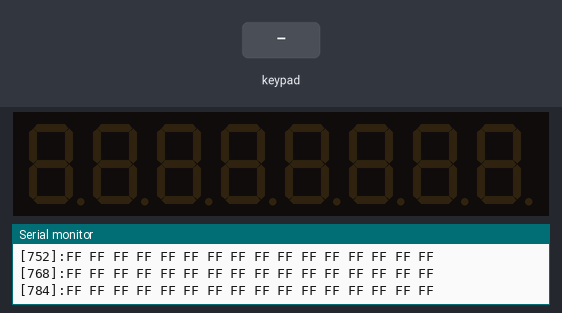
This sketch was run on a simulated Arduino Uno, built with avr-gcc and run on an emulated ATmega328P. On the bench: 8-digit seven-segment display, the last lines printed to the serial monitor. Wiring (inferred from the names in the program): TM1638 display and keys: STB pin 4; clock pin 3; DIO pin 2. The test bench sets the inputs (shaded band).

Above: at 1.7 s.
1.8 s: key '8' pressed
At 2.17 s:
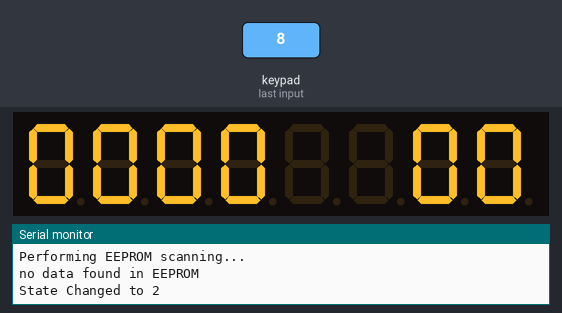
3.4 s: key '1' pressed
At 4.17 s:
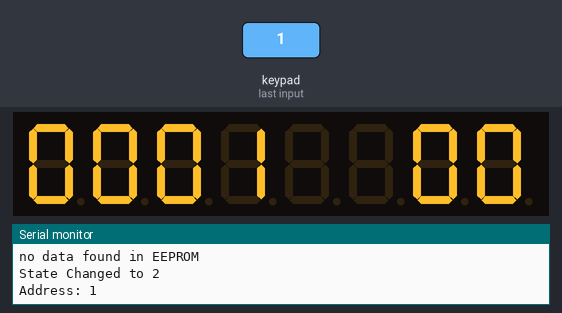
4.9 s: keypad keys 7 6 5 4 pressed 0.686 s apart
At 5.17 s:
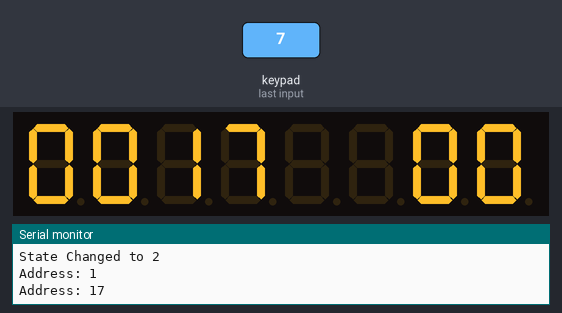
Timing chart, 0 to 7.9 s (numbered marks = the images above; inputs shaded):
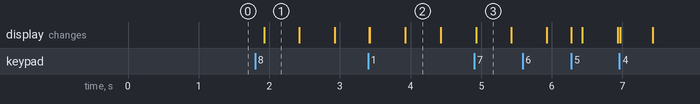

The sketch:

lab17-checkpoint2.ino
```cpp
#include "my_EEPROM.h"
#include <Keypad_I2C.h>
#include <Keypad.h>
#include <Wire.h>

#define I2CADDR 0x20

const byte ROWS = 4;
const byte COLS = 4;
char hexaKeys[ROWS][COLS] = { // Keypad mapping
  {'1', '2', '3', 'A'},
  {'4', '5', '6', 'B'},
  {'7', '8', '9', 'C'},
  {'E', '0', 'F', 'D'},
};
byte rowPins[ROWS] = {7, 6, 5, 4};
byte colPins[COLS] = {3, 2, 1, 0};

Keypad_I2C keypad(makeKeymap(hexaKeys), rowPins, colPins, ROWS, COLS, I2CADDR);

// TM1638 Pins
const int strobe = 4;
const int clock = 3;
const int data = 2;

// Button Masks (S1 = 0x01, S8 = 0x80)
const uint8_t SW1_MASK = 0x01;
const uint8_t SW8_MASK = 0x80;

uint8_t lastButtons = 0;

// 7-Segment Font Table (0-9, A-F)
const uint8_t digitFont[16] = {
  0x3F, 0x06, 0x5B, 0x4F, 0x66, 0x6D, 0x7D, 0x07,
  0x7F, 0x6F, 0x77, 0x7C, 0x39, 0x5E, 0x79, 0x71
};

// State Machine
enum stateType {ST1, ST2, ST3, ST4, ST5};
stateType currentState = ST1;

uint16_t input_address = 0;
uint8_t data_input = 0;

// Blinking Engine (Non-blocking)
unsigned long lastBlinkTime = 0;
bool blinkState = true;
const unsigned long BLINK_INTERVAL = 500; // ms

// Function Declarations
int scan_EEPROM(void);
void sendCommand(uint8_t value);
void reset(void);
uint8_t readTM1638_Buttons(void);

void updateDisplay(uint8_t digits[8]);
void handleBlink(void);
void handleButtons(void);
void renderDisplay(void);
void receive_address(void);
void receive_data(void);
void I2C_bus_scan(void);

void setup() {
  pinMode(strobe, OUTPUT);     // ตั้งค่าขาควบคุมของ TM1638 ให้เป็น OUTPUT
  pinMode(clock, OUTPUT);
  pinMode(data, OUTPUT);
  sendCommand(0x8F);           // เปิดการทำงานหน้าจอแสดงผล (ความสว่างสูงสุด)

  Wire.begin();                // เริ่มใช้งานมอดูล TWI
  keypad.begin();              // เริ่มต้นการใช้ keypad i2c
  Serial.begin(38400);         // ตั้งค่า Serial montior
  I2C_bus_scan();              // สแกนค่าต้ำแหน่ง
  currentState = ST1;          // State Reset เริ่มที่ ST1
  reset();                     // reset จอ TM1638
}

void loop() {
  handleBlink();              // จัดการ Blink เมื่อตั้งค่า
  handleButtons();            // จัดการกดปุ่ม
  switch (currentState) {     // ควบคุม output ของ state
    case ST1:
      // รอกดปุ่ม (หน้าจอดับ) break;
    case ST2:
      display_all_data_in_EEPROM(); scan_EEPROM();
      currentState = ST1; break;
    case ST3:
      receive_address();  break;
    case ST4:
      receive_data();     break;
    case ST5:
      Serial.print("Writing 0x");
      if (data_input < 0x10) Serial.print("0");
      Serial.print(data_input, HEX);
      Serial.print(" to EEPROM Address: ");
      Serial.println(input_address);
      EEPROM_Erase_and_Write1B(input_address, data_input);
      data_input = 0;
      input_address = 0;
      currentState = ST1;
      break;
  }
  renderDisplay();
}

void handleBlink() {
  unsigned long currentMillis = millis();
  if (currentMillis - lastBlinkTime >= BLINK_INTERVAL) {
    lastBlinkTime = currentMillis;
    blinkState = !blinkState;
  }
}

void renderDisplay() {
  uint8_t digits[8] = {0, 0, 0, 0, 0, 0, 0, 0};
  switch (currentState) {
    case ST1:
    case ST2:
    case ST5:
      // ดับ 7-segment ทั้ง 8 หลัก
      break;
    case ST3:
      // 4 หลักซ้ายกระพริบ แสดงเลข Address ฐาน 10 (4 หลัก)
      if (blinkState) {
        digits[0] = digitFont[(input_address / 1000) % 10];
        digits[1] = digitFont[(input_address / 100) % 10];
        digits[2] = digitFont[(input_address / 10) % 10];
        digits[3] = digitFont[input_address % 10];
      }
      digits[6] = digitFont[(data_input >> 4) & 0x0F];
      digits[7] = digitFont[data_input & 0x0F];
      break;
    case ST4:
      // 4 หลักซ้ายติดค้าง แสดง Address
      digits[0] = digitFont[(input_address / 1000) % 10];
      digits[1] = digitFont[(input_address / 100) % 10];
      digits[2] = digitFont[(input_address / 10) % 10];
      digits[3] = digitFont[input_address % 10];

      // 2 หลักขวาสุด (ตำแหน่ง 6 และ 7) กระพริบ แสดง Data ฐาน 16 (2 หลัก)
      if (blinkState) {
        digits[6] = digitFont[(data_input >> 4) & 0x0F];
        digits[7] = digitFont[data_input & 0x0F];
      }
      break;
  }
  updateDisplay(digits);
}


void handleButtons() {  // ควบคุมการเปลี่ยน State
  uint8_t currentButtons = readTM1638_Buttons();
  uint8_t pressed = currentButtons & (~lastButtons); // Edge Detection (กดครั้งแรก)
  lastButtons = currentButtons;
  if (pressed == 0) return;
  bool s1_pressed = (pressed & SW1_MASK);
  bool s8_pressed = (pressed & SW8_MASK);
  if (s1_pressed) {
    switch (currentState) {
      case ST1:
        currentState = ST2; break;
      case ST4:
        currentState = ST5; break;
      default: break;
    }
  }
  if (s8_pressed) {
    switch (currentState) {
      case ST1:
        currentState = ST3;
        input_address = 0; break;
      case ST3:
        currentState = ST4; break;
      case ST4:
        currentState = ST3; break;
      default:
        break;
    }
  }
  Serial.print("State Changed to ");
  Serial.println(currentState);
}

void receive_address() {
  char key = keypad.getKey();
  if (key != NO_KEY) {
    // รับเฉพาะเลข 0-9
    if (key >= '0' && key <= '9') {
      input_address = (input_address * 10 + (key - '0')) % 10000;
      Serial.print("Address: ");
      Serial.println(input_address);
    }
  }
}

void receive_data() {
  char key = keypad.getKey();
  if (key != NO_KEY) {
    int8_t hexVal = -1;

    if (key >= '0' && key <= '9') {
      hexVal = key - '0';
    } else if (key >= 'A' && key <= 'F') {
      hexVal = key - 'A' + 10;
    }

    if (hexVal >= 0) {
      // เลื่อนฐาน 16 (Hex Shift 4 บิต) เพื่อรับ 2 หลัก
      data_input = ((data_input << 4) | (uint8_t)hexVal) & 0xFF;
      Serial.print("Data: 0x");
      if (data_input < 0x10)  // helper ช่วยพิม 0
        Serial.print("0");
      Serial.println(data_input, HEX);
    }
  }
}

int scan_EEPROM(void)
{
  int i, number_data_found = 0;
  uint8_t d;

  Serial.println("Performing EEPROM scanning...");
  for(i=0; i<1024; i++)
  {
    d = EEPROM_read1byte(i);
    if (d != 0xFF)
    {
      number_data_found++;
      if (d < 0x10) Serial.print("0");
      Serial.print(d, HEX);
      Serial.print(" is found in EEPROM location[");
      Serial.print(i);
      Serial.println("]");
    }
  }

  if (number_data_found > 1)
    Serial.println("More than one data are found in EEPROM");
  else if(number_data_found == 0)
    Serial.println("no data found in EEPROM");

  return number_data_found;
}


//
// TM1638 Hardware Low-Level Functions
//

void updateDisplay(uint8_t digits[8]) {
  sendCommand(0x40); // Set auto-increment mode
  digitalWrite(strobe, LOW);
  shiftOut(data, clock, LSBFIRST, 0xC0);
  for (uint8_t i = 0; i < 8; i++) {
    shiftOut(data, clock, LSBFIRST, digits[i]); // 7-Segment digit
    shiftOut(data, clock, LSBFIRST, 0x00);      // Discrete LED (OFF)
  }
  digitalWrite(strobe, HIGH);
}

void sendCommand(uint8_t value) {
  digitalWrite(strobe, LOW);
  shiftOut(data, clock, LSBFIRST, value);
  digitalWrite(strobe, HIGH);
}

void reset() {
  sendCommand(0x40); // Set auto increment mode
  digitalWrite(strobe, LOW);
  shiftOut(data, clock, LSBFIRST, 0xC0); // Starting address 0
  for (uint8_t i = 0; i < 16; i++) {
    shiftOut(data, clock, LSBFIRST, 0x00);
  }
  digitalWrite(strobe, HIGH);
}

uint8_t readTM1638_Buttons(void) {
  uint8_t buttons = 0;
  digitalWrite(strobe, LOW);
  shiftOut(data, clock, LSBFIRST, 0x42);

  pinMode(data, INPUT);
  for (uint8_t i = 0; i < 4; i++) {
    uint8_t v = shiftIn(data, clock, LSBFIRST) << i;
    buttons |= v;
  }
  pinMode(data, OUTPUT);
  digitalWrite(strobe, HIGH);
  return buttons;
}

//
// I2C Bus Scan
//
void I2C_bus_scan(void) {
  Serial.println();
  Serial.println("I2C scanner. Scanning ...");
  byte count = 0;

  for (byte i = 8; i < 120; i++) {
    Wire.beginTransmission(i);
    if (Wire.endTransmission() == 0) {
      Serial.print("Found address: ");
      Serial.print(i, DEC);
      Serial.print(" (0x");
      Serial.print(i, HEX);
      Serial.println(")");
      count++;
      delay(1);
    }
  }
  Serial.print("Found ");
  Serial.print(count, DEC);
  Serial.println(" device(s).");
}
```

my_EEPROM.h
```cpp
//คำอธิบาย ฟังก์ชันนี้รับค่าพารามิเตอร์ 2 ค่า คือ ตำแหน่งหน่วยความจำที่ต้องการเขียนและค่าที่ต้องการเขียน
void EEPROM_Erase_and_Write1B(uint16_t addr, uint8_t data)
{
  while(EECR & (1<<EEPE)) ; //วนซ้ำจนกว่าบิต EEPE จะเปลี่ยนเป็นตรรกะต่ำ
  EECR = 0x00;      //mode erase and write
  EEAR = addr;      //คัดลอกพารามิเตอร์รับเข้า addr สู่เรจิสเตอร์ EEAR
  EEDR = data;      //คัดลอกพารามิเตอร์รับเข้า data สู่เรจิสเตอร์ EEDR
  char backupSREG;    //ตัวแปรสำหรับเก็บค่าสถานะของเรจิสเตอร์ตัวบ่งชี้
  backupSREG = SREG;    //คัดลอกค่าในเรจิสเตอร์ตัวบ่งชี้ใส่ในตัวแปรที่ตั้งไว้
  cli();        //ปิดทางการขัดจังหวะส่วนกลางของตัวประมวลผล
  EECR |= (1<<EEMPE);   //สั่งให้บิต EEMPE ใน EECR เป็นตรรกะสูง
  EECR |= (1<<EEPE);    //สั่งให้บิต EEPE ใน EECR เป็นตรรกะสูง
  SREG = backupSREG;    //คืนค่าเรจิสเตอร์ตัวบ่งชี้กลับสู่สถานะเดิม
}


void EEPROM_Erase_only(uint16_t addr)
{
  while(EECR & (1<<EEPE)) ; //วนซ้ำจนกว่าบิต EEPE จะเปลี่ยนเป็นตรรกะต่ำ
  EECR = 0b01 << EEPM0;   //ลบอย่างเดียว
  EEAR = addr;      //คัดลอกพารามิเตอร์รับเข้า addr สู่เรจิสเตอร์ EEAR
  EEDR = 0xFF;      //คัดลอกพารามิเตอร์รับเข้า data สู่เรจิสเตอร์ EEDR
  char backupSREG;    //ตัวแปรสำหรับเก็บค่าสถานะของเรจิสเตอร์ตัวบ่งชี้
  backupSREG = SREG;    //คัดลอกค่าในเรจิสเตอร์ตัวบ่งชี้ใส่ในตัวแปรที่ตั้งไว้
  cli();        //ปิดทางการขัดจังหวะส่วนกลางของตัวประมวลผล
  EECR |= (1<<EEMPE);   //สั่งให้บิต EEMPE ใน EECR เป็นตรรกะสูง
  EECR |= (1<<EEPE);    //สั่งให้บิต EEPE ใน EECR เป็นตรรกะสูง
  SREG = backupSREG;    //คืนค่าเรจิสเตอร์ตัวบ่งชี้กลับสู่สถานะเดิม
}


void EEPROM_Write_to_Empty_location(uint16_t addr, uint8_t data)
{
  while(EECR & (1<<EEPE)) ; //วนซ้ำจนกว่าบิต EEPE จะเปลี่ยนเป็นตรรกะต่ำ
  EECR = 0b10 << EEPM0;    //เขียนบนตำแหน่งที่ลบเสร็จแล้วก่อนหน้านี้
  EEAR = addr;      //คัดลอกพารามิเตอร์รับเข้า addr สู่เรจิสเตอร์ EEAR
  EEDR = data;      //คัดลอกพารามิเตอร์รับเข้า data สู่เรจิสเตอร์ EEDR
  char backupSREG;    //ตัวแปรสำหรับเก็บค่าสถานะของเรจิสเตอร์ตัวบ่งชี้
  backupSREG = SREG;    //คัดลอกค่าในเรจิสเตอร์ตัวบ่งชี้ใส่ในตัวแปรที่ตั้งไว้
  cli();        //ปิดทางการขัดจังหวะส่วนกลางของตัวประมวลผล
  EECR |= (1<<EEMPE);   //สั่งให้บิต EEMPE ใน EECR เป็นตรรกะสูง
  EECR |= (1<<EEPE);    //สั่งให้บิต EEPE ใน EECR เป็นตรรกะสูง
  SREG = backupSREG;    //คืนค่าเรจิสเตอร์ตัวบ่งชี้กลับสู่สถานะเดิม
}


unsigned char EEPROM_read1byte(uint16_t addr)  //ชื่อฟังก์ชันและพารามิเตอร์รับเข้า
{
  while (EECR & (1<<EEPE)) ;    //วนซ้ำจนกว่าบิต EEPE จะเปลี่ยนเป็นตรรกะต่ำ
  EEAR = addr;        //คัดลอกพารามิเตอร์รับเข้าสู่เรจิสเตอร์ EEAR
  EECR |= (1<<EERE);      //สั่งให้บิต EERE เป็นตรรกะสูงเพื่อเริ่มการอ่าน
  return EEDR;        //นำค่าที่ปรากฏใน EEDR ไปใช้งาน
}


void display_all_data_in_EEPROM()
{
  Serial.println("Data in the EEPROM");
  int i;
  uint8_t c;
  for (i=0;i<1024;i++)
  {
    c = EEPROM_read1byte(i);
    if( (i>0) && (i%16==0) ) {
      Serial.println("");
      // index
      Serial.print("[");
      Serial.print(i);
      Serial.print("]:");
    }

    if (c < 0x10) Serial.print("0");
    Serial.print(c, HEX);
    Serial.print(" ");
  }
  Serial.println("\n\r--------------------------");
}


void update_if_data_changed(uint16_t addr, uint8_t data)
{
  uint8_t x;
  x = EEPROM_read1byte(addr);
  if (x!=data)
    EEPROM_Erase_and_Write1B(addr, data);
}
```

Measured:
- after the input at 1.8 s, the display: changes after 0.13 s (image 1)
- after the input at 3.4 s, the display: changes at once (image 2)
- after the input at 4.9 s, the display: changes at once (image 3)
- what the display in image 1 shows lasts 0.5 s, from 1.9 s to 2.4 s
